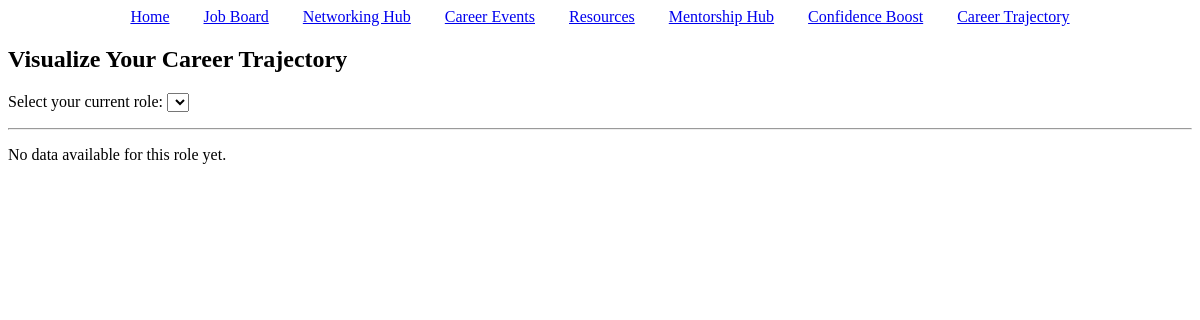
/visualize-trajectory/, run on an earlier commit of the app's database.
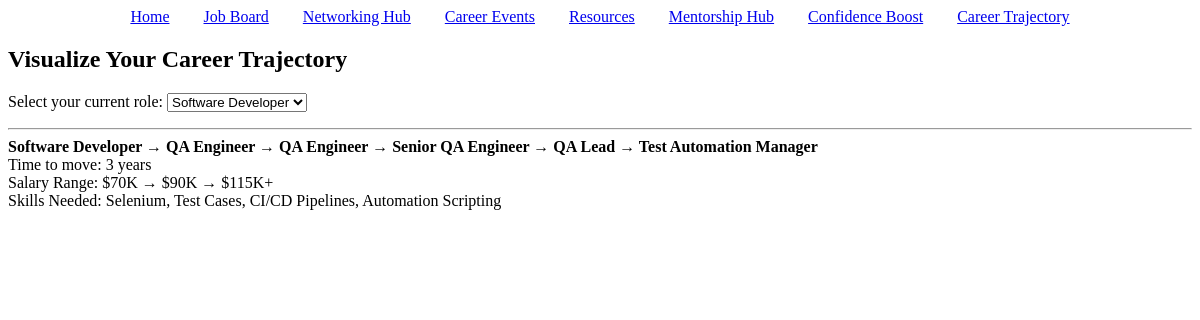
And on a later commit of the database.
### base/models.py (models this page shows, shortened)
class CareerStep(models.Model):
    role = models.CharField(max_length=100)
    next_role = models.CharField(max_length=100)
    avg_years = models.IntegerField()
    salary_range = models.CharField(max_length=100)
    skills_required = models.TextField()

### base/views.py (the view)
# urls.py: path('visualize-trajectory/', views.visualize_trajectory, name='visualize_trajectory'),
def visualize_trajectory(request):
    role = request.GET.get('role', 'Software Developer')  # Default for now
    steps = CareerStep.objects.filter(role=role)
    roles = CareerStep.objects.values_list('role', flat=True).distinct()
    return render(request, 'uncc_career_trajectory.html', {
        'steps': steps,
        'roles': roles,
        'selected_role': role
    })

### templates/uncc_career_trajectory.html
<nav>
    <ul style="list-style-type: none; text-align: center; padding: 0; margin: 0;">
        <li style="display: inline; margin: 0 15px;"><a href="/">Home</a></li>
        <li style="display: inline; margin: 0 15px;"><a href="/job-board/">Job Board</a></li>
        <li style="display: inline; margin: 0 15px;"><a href="/networking/">Networking Hub</a></li>
        <li style="display: inline; margin: 0 15px;"><a href="/events/">Career Events</a></li>
        <li style="display: inline; margin: 0 15px;"><a href="/resources/">Resources</a></li>
        <li style="display: inline; margin: 0 15px;"><a href="/mentorship/">Mentorship Hub</a></li>
        <li style="display: inline; margin: 0 15px;"><a href="/career-confidence-boost/">Confidence Boost</a></li>
        <li style="display: inline; margin: 0 15px;"><a href="/visualize-trajectory/">Career Trajectory</a></li>
    </ul>
</nav>
<h2>Visualize Your Career Trajectory</h2>
<form method="get">
    <label for="role">Select your current role:</label>
    <select name="role" id="role" onchange="this.form.submit()">
        {% for r in roles %}
            <option value="{{ r }}" {% if r == selected_role %}selected{% endif %}>{{ r }}</option>
        {% endfor %}
    </select>
</form>
<hr>
{% for step in steps %}
    <div style="margin-bottom: 20px;">
        <strong>{{ step.role }} → {{ step.next_role }}</strong><br>
        Time to move: {{ step.avg_years }} years<br>
        Salary Range: {{ step.salary_range }}<br>
        Skills Needed: {{ step.skills_required }}
    </div>
{% empty %}
    <p>No data available for this role yet.</p>
{% endfor %}

What changed in the data, as far as the page shows it:
added CareerStep: role "Software Developer", next_role "QA Engineer → QA Engineer → Senior QA Engineer → QA Lead → Test Automation Manager", avg_years "3", salary_range "$70K → $90K → $115K+", skills_required "Selenium, Test Cases, CI/CD Pipelines, Automation Scripting"
Also different on the page:
form field role: (not shown) → "Software Developer"
text no longer shown: "No data available for this role yet."
